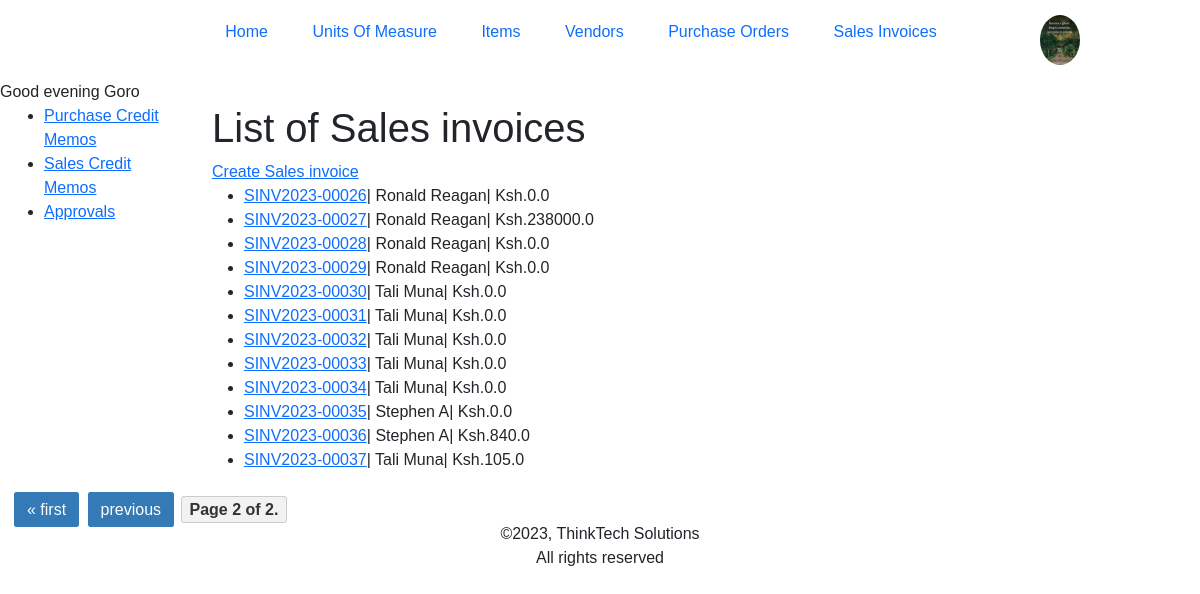
The page /inventory/invoices/?page=2 (signed in) on the database as committed earlier.
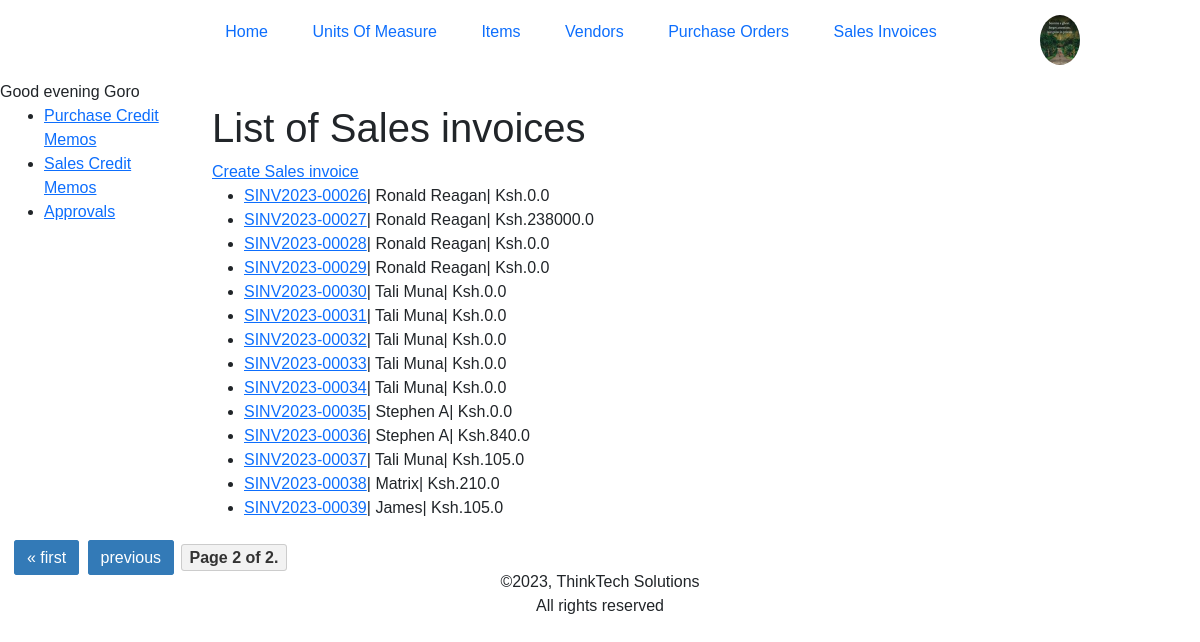
The same page on the database as committed later.
### inventory/models.py (models this page shows, shortened)
class SalesHeader(models.Model):
    number = SalesInvoice(primary_key=True,editable=False)
    customer = models.CharField(max_length=200)
    date = models.DateField(auto_now=True)
    amount = models.FloatField(editable=False, default=0)
    finalize = models.BooleanField(default=True)
    created_by = models.ForeignKey('auth.User', blank=True, null=True, default=None, on_delete=models.PROTECT, related_name='sales', related_query_name='sales',editable=False)
    class Meta:
        verbose_name_plural = 'Sales Invoices'
        ordering = ["number"]

### inventory/views.py (the view)
# urls.py: path('invoices/', views.SalesInvoiceListView.as_view(), name='invoices'),
class SalesInvoiceListView(LoginRequiredMixin, generic.ListView):
    model = SalesHeader
    paginate_by = 25

### inventory/templatetags/custom_filters.py (called while the page is built)
@register.filter
def greeting(value):
    current_time = datetime.now().time()
    current_hour = current_time.hour
    if 5 <= current_hour < 12:
        time_category = "morning"
    elif 12 <= current_hour < 17:
        time_category = "afternoon"
    elif 17 <= current_hour < 20:
        time_category = "evening"
    else:
        time_category = "evening"
    return f"Good {time_category}"

### inventory/templates/inventory/salesheader_list.html (shortened to what this page needs)
{% extends "inventory/base.html" %}
{% block content %}
    <h1>List of Sales invoices</h1>
    <a href="{% url 'inventory:invoice-create' %}">Create Sales invoice</a>
    <ul>
        {% for invoice in salesheader_list %}
        <li><a href="{% url 'inventory:invoice-detail' invoice.number %}">{{invoice.number}}</a>&#124; {{invoice.customer}}&#124; Ksh.{{invoice.amount}}</li>
        {% endfor %}
    </ul>
{% endblock %}

Rows that differ between the two databases and show on the page:
added SalesHeader: number "SINV2023-00038", customer "Matrix", amount "210.0"
added SalesHeader: number "SINV2023-00039", customer "James", amount "105.0"
